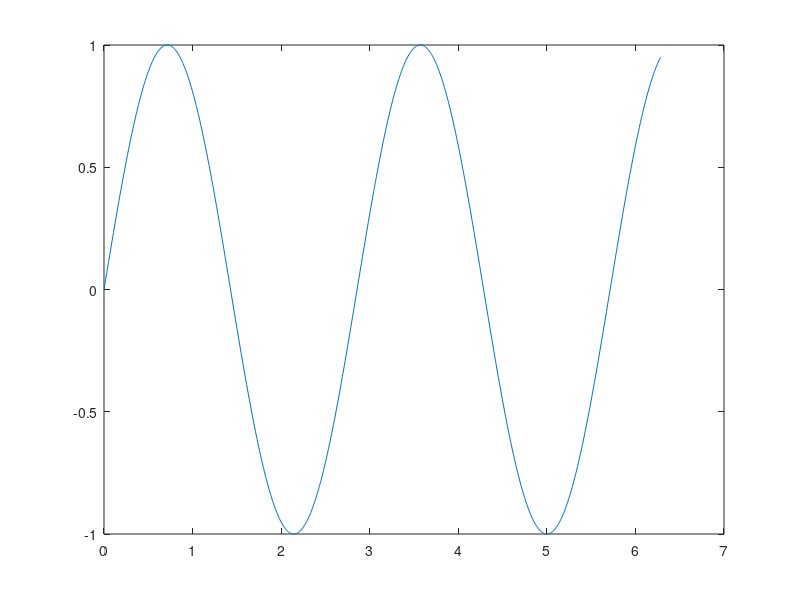
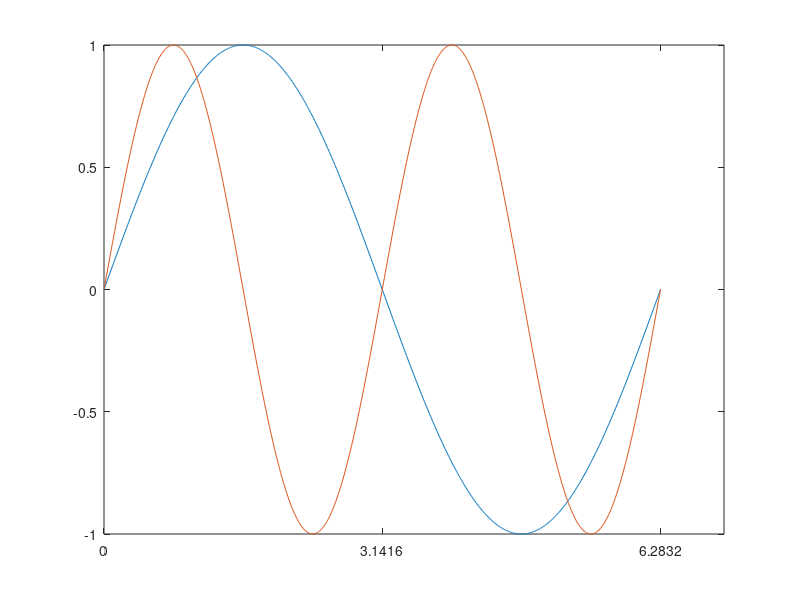

Source code (MATLAB) for these figures, in order:
% Plotting simple sinusoidal waveform

%% specify time frame [t0:t_step:t1]
t0 = 0;
t1 = 2*pi;
t_step = 1000;

% create time sequence t
t = linspace(t0, t1, t_step);

%% sinusoidal wave 
w = 0.7*pi;
phi = 0;

y = sin(w*t + phi);

plot(t,y)

%% Multiple plots : adjusting w
figure(); 
% or gcf(); % get current figure;

w_1 = 1;
w_2 = 2;

xt_1 = sin(w_1*t+phi);
xt_2 = sin(w_2*t+phi);

plot(t,xt_1);
hold();
plot(t,xt_2);

% set x-tick (x-axis values labeling)
set(gca,'XTick',[0 pi 2*pi]);

% period 2*pi / w
T_1 = 2*pi / w_1;
T_2 = 2*pi / w_2;

%% LAB Assignment
%{ 

plot 2 sinusoidal waves by 
    -first wave has angular frequency = 1 rad per second and 1.00 peak amplitude
    
    -second wave 
        has angular frequency  = half of 1st wave 
        2.00 peak amplitude 
        and phase shift = pi rad

    - plot with time frame are in a range of -pi to pi

%}
